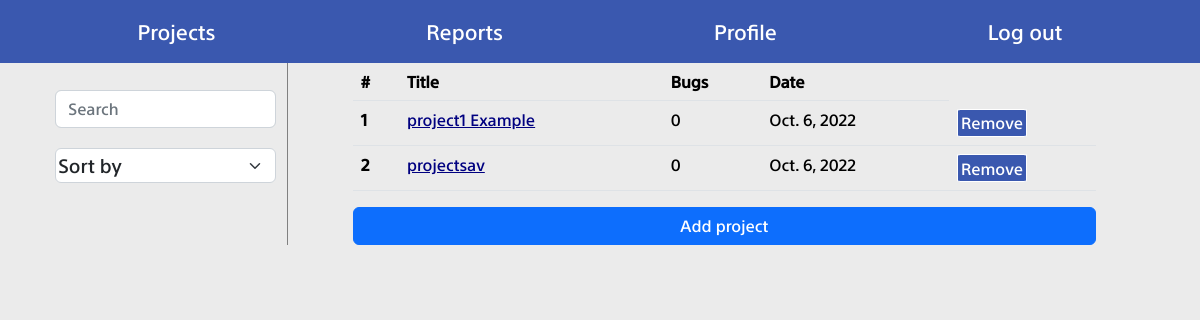
The app's page /home, older data.
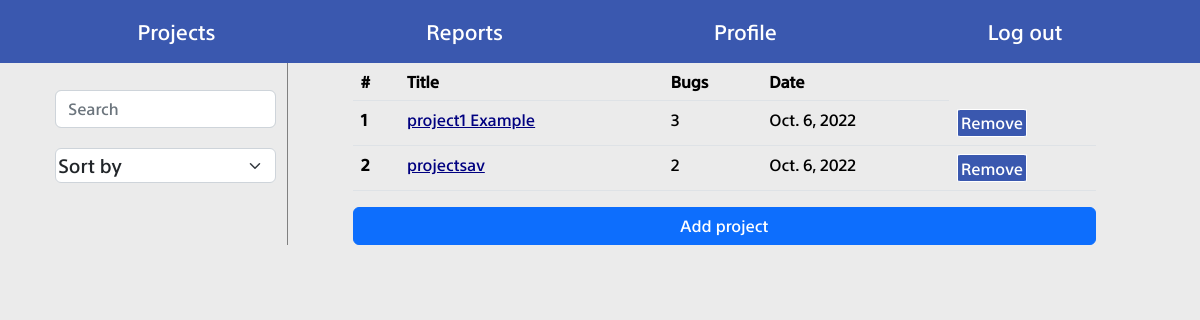
The same page, newer data.
### project/models.py (models this page shows, shortened)
class project(models.Model):
	name = models.CharField(max_length = 40)
	date_added = models.DateField()
	bugs_count = models.IntegerField()

### project/views.py (the view, shortened to what this page needs)
# urls.py: path('home',home , name="home"),
def home(request):
    projects = project.objects.all();
    context = {"projects": projects}
    return render(request, "home.html", context)

### templates/home.html (shortened to what this page needs)
{% extends "base.html" %}
{% load static %}
{% block css_files %}
<link rel="stylesheet" href="{% static 'bootstrap.min.css' %}">
<link rel="stylesheet" href="{% static 'base.css' %}">
<link rel="stylesheet" href="{% static 'home.css' %}">
{% endblock %}
{% block content %}
<div class="container" id="home_body">
	<div  id="filters">
		<div class="mt-3">
			<div class="mb-3">
				<input type="text" class="form-control" id="search_input" placeholder="Search" aria-describedby="text">
			</div>
		</div>
		<div>
			<div>
				<select class="form-select" id="sort_select" aria-label="Default select example">
					<option >Sort by</option>
				</select>
			</div>
		</div>
	</div>
	<div id="results">
		<table class="table">
			<thead>
				<tr>
					<th scope="col">#</th>
					<th scope="col">Title</th>
					<th scope="col">Bugs</th>
					<th scope="col">Date</th>
				</tr>
			</thead>
			<tbody id="table_body">
				{% for project in projects %}
				<tr>
					<th scope="row"> {{ forloop.counter }}</th>
					<td><a href="{% url 'home' %}/{{project.id}}" class="a_color">{{ project.name }}</a></td>
					<td>{{ project.bugs_count }}</td>
					<td>{{ project.date_added }}</td>
					<td><button class="remove_project" id="{{ project.id }}" >Remove</button></td>
				</tr>
				{% endfor %}
			</tbody>
		</table>
<button type="button" class="btn btn-primary" id="add_project" data-bs-toggle="modal" data-bs-target="#exampleModal">
  Add project
</button>
	</div>
</div>
{% endblock %}

Row changes from the older to the newer data that the page shows:
changed project "project1 Example": bugs_count "0" → "3"
changed project "projectsav": bugs_count "0" → "2"
